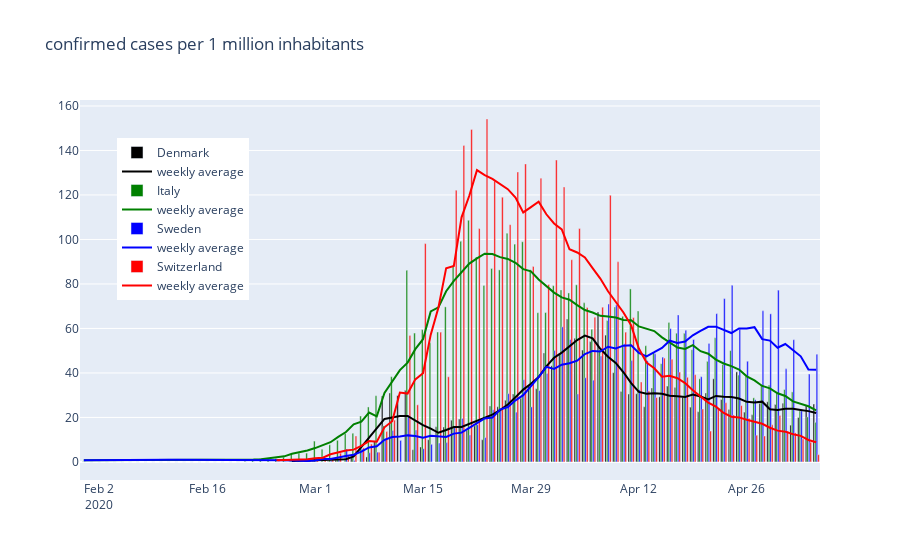
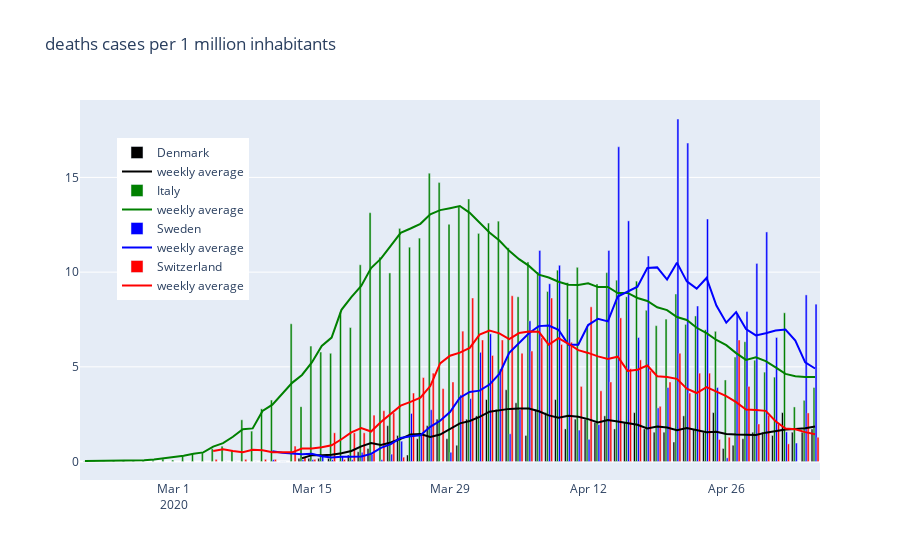

Notebook source saved alongside these figures, in order:
### Markdown cell above
### Per 1 million inhabitants

Sweden has currently around 6 deaths per day and 1 million inhabitant. In Switzerland and Denmark the same number is around 2.

### Code cell
for serie in df.serie.unique():
    fig = go.Figure()
    for country in df.country.unique():
        sdf = df.query('serie==@serie & country ==@country') 
        color = country_df.color[country]
        visible = True #country_df.visible[country]
       
        fig.add_bar(x=sdf.date, y=sdf.daily1mio, marker_color = color, 
                    name = country, visible = visible)
        
        fig.add_scatter(x=sdf.date, y=sdf.daily1mio_trend, mode='lines',line={'color':color}, 
                        name = 'weekly average', visible=visible)
    fig.update_layout(
        legend=dict(x=0.05, y=0.9),
        title =serie+' cases per 1 million inhabitants')
    
    fig.show()
